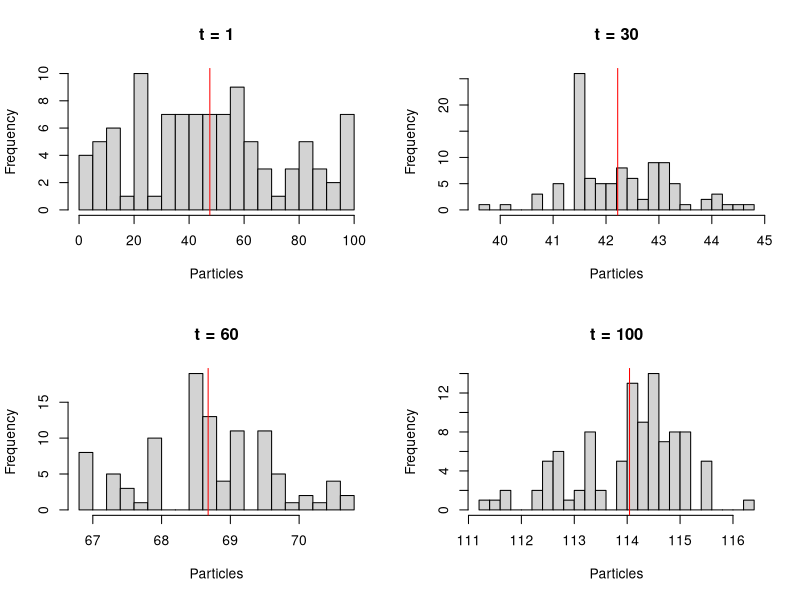
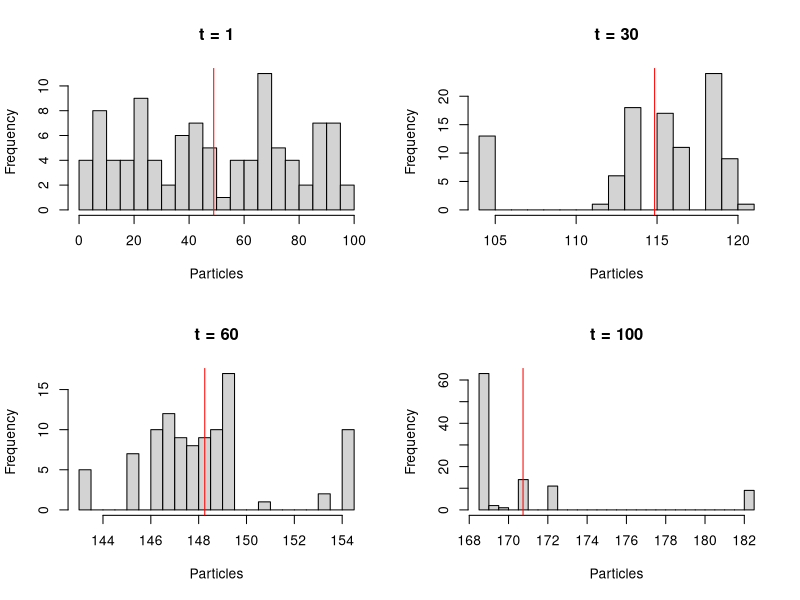
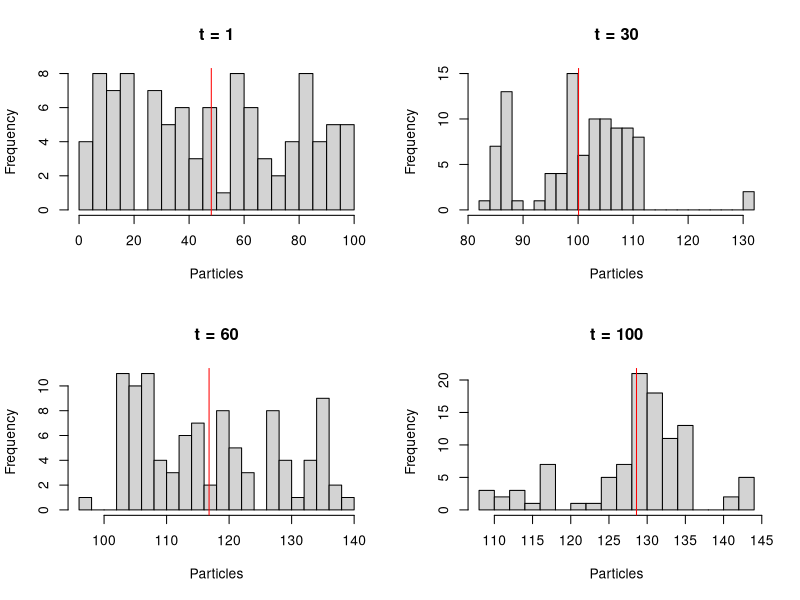
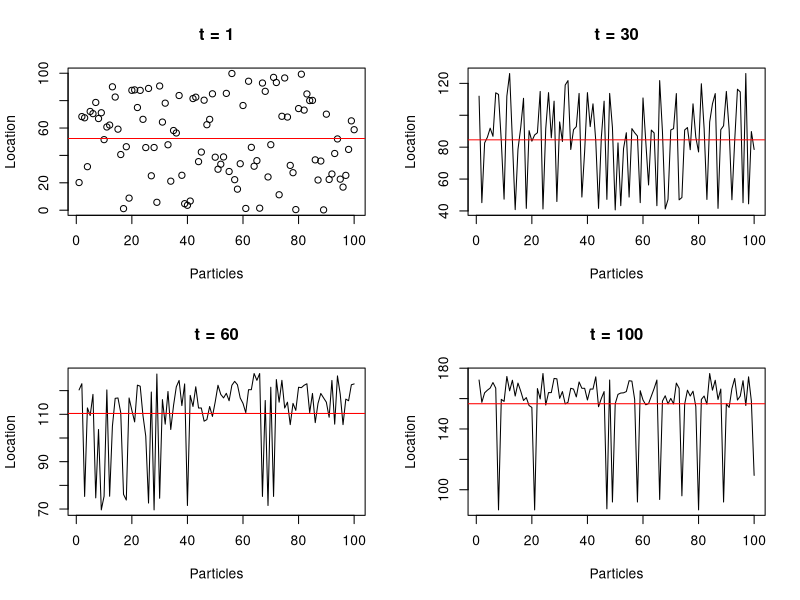

The R source for these figures, in order:
##################################
###########   Lab 3   ############
##################################

#################### Functions ####################
emission_model <- function(z_t, sd) {
  model <- sample(1:3, 1, replace = TRUE)
  
  if (model == 1)  {
    return (rnorm(n = 1, mean = z_t, sd = sd))
  } else if (model == 2) {
    return (rnorm(n = 1, mean = z_t - 1, sd = sd))
  } else if (model == 3) {
    return (rnorm(n = 1, mean = z_t + 1, sd = sd))
  }
}

transition_model <- function(z_t_1) {
  model <- sample(0:2, 1, replace = TRUE)
  return (rnorm(n = 1, mean = z_t_1 + model, sd = 1))
}

emission_density <- function(x_t, z_t, sd) {
  model1 <- dnorm(x = x_t, mean = z_t, sd = sd)
  model2 <- dnorm(x = x_t, mean = z_t - 1, sd = sd)
  model3 <- dnorm(x = x_t, mean = z_t + 1, sd = sd)
  return ((1/3)*(model1 + model2 + model3))
}

generate_data <- function(T, sd) {
  X_true <- rep(0, T) # Observations
  Z_true <- rep(0, T) # Hiddem states
  
  for (t in 1:T) {
    
    # Generate true hidden states
    if (t == 1) {
      Z_true[t] <- runif(n = 1, min = 0, max = 100) # z_1
    } else {
      Z_true[t] <- transition_model(Z_true[t-1])  
    }
    
    # Generate true observations
    X_true[t] <- emission_model(Z_true[t], sd)
  }
  return (list("Z_true" = Z_true, "X_true" = X_true))
}

#################### Task 1 ####################
## Generate true hidden states and observations
T <- 100 # Number of time steps
sd <- 1
data <- generate_data(T, sd)

## Particle filter algorithm
N <- 100 # Number of particles
Z_particles <- matrix(0, nrow = T, ncol = N) # Matrix with particles during each time step
Z_particles[1, ] <- as.matrix(t(runif(n = N, min = 0, max = 100)))# Initial particles (hypothesis of robot states)
Z_particles_temp <- rep(0, N) # Array that will be filled with new hypothesis
weights <- rep(0, N)

# For each time step
for (t in 1:(T-1)) {
  
  # Generate N particles (hypothesis of hidden state)
  # via transition model p(z_t | z_t-1)
  # Given that we are here (z_t-1), this is the probabilities of
  # where we will be in the next time step
  # 
  # We use a mixed transition model:
  # p(z_t|z_t-1) = 1/3(N(z_t|µ=z_t, σ=1) + N(z_t|µ=z_t + 1, σ=1) + N(z_t|µ=z_t+2, σ=1))
  # Uniform to draw which distribution we're going to draw from
  for (n in 1:N) {

    # Generate new particle (state hypothesis) from old one. p(z_t | z_t_1)
    Z_particles_temp[n] <- transition_model(as.vector(Z_particles[t,n]))
    
    # Generate weight for the new hypothesis.
    # How likely is the observation in this time step, 
    # given the new hypothesis state (robot position)
    weights[n] <- emission_density(data$X_true[t], Z_particles_temp[n], 1)
  }
  
  # Sample 100 particles (hypothesis), with respect to their
  # weight (relative "probability" among the particles)
  Z_particles[t+1,] <- sample(x = Z_particles_temp,
                               size = 100,
                               prob = weights,
                               replace = TRUE)
}

# Plot settings
par(mfrow=c(2, 2))

# First time step
hist(Z_particles[1, ], xlab = 'Particles', main = 't = 1', breaks = 20)
abline(v = mean(Z_particles[1, ]), col = 'red')
print(Z_particles[1, ]) # Particles
print(data$Z_true[1]) # True location

# 30 th time step
hist(Z_particles[30, ], xlab = 'Particles', main = 't = 30', breaks = 20)
abline(v = mean(Z_particles[30, ]), col = 'red')
print(Z_particles[30, ]) # Particles
print(data$Z_true[30]) # True location

# 60th time step
hist(Z_particles[60, ], xlab = 'Particles', main = 't = 60', breaks = 20)
abline(v = mean(Z_particles[60, ]), col = 'red')
print(Z_particles[60, ]) # Particles
print(data$Z_true[60]) # True location

# Last time step
hist(Z_particles[100, ], xlab = 'Particles', main = 't = 100', breaks = 20)
abline(v = mean(Z_particles[100, ]), col = 'red')
print(Z_particles[100, ]) # Particles
print(data$Z_true[100]) # True location

#################### Task 2 ####################
## Generate true hidden states and observations
T <- 100 # Number of time steps
sigmas <- c(5, 50)
data_5 <- generate_data(T, sigmas[1])
data_50 <- generate_data(T, sigmas[2])

## Particle filter algorithm
N <- 100 # No of time steps
Z_5_particles <- matrix(0, nrow = T, ncol = N)
Z_5_particles[1, ]<- runif(n = N, min = 0, max = 100) # Initial particles (hypothesis of robot states)
Z_5_particles_temp <- rep(0, N) # Array that will be filled with new hypothesis

Z_50_particles <- matrix(0, nrow = T, ncol = N)
Z_50_particles[1, ] <- runif(n = N, min = 0, max = 100)
Z_50_particles_temp <- rep(0, N)

weights_5 <- rep(0, N)
weights_50 <- rep(0, N)

# For each time step
for (t in 1:(T-1)) {
  
  # Generate N particles (hypothesis of hidden state)
  # via transition model p(z_t | z_t-1)
  # Given that we are here (z_t-1), this is the probabilities of
  # where we will be in the next time step
  # 
  # We use a mixed transition model:
  # p(z_t|z_t-1) = 1/3(N(z_t|µ=z_t, σ=1) + N(z_t|µ=z_t + 1, σ=1) + N(z_t|µ=z_t+2, σ=1))
  # Uniform to draw which distribution we're going to draw from
  for (n in 1:N) {
    
    # Generate new particle (state hypothesis) from old one. p(z_t | z_t_1)
    Z_5_particles_temp[n] <- transition_model(as.vector(Z_5_particles[t, n]))
    Z_50_particles_temp[n] <- transition_model(as.vector(Z_50_particles[t, n]))
    
    # Generate weight for the new hypothesis.
    # How likely is the observation in this time step, 
    # given the new hypothesis state (robot position)
    weights_5[n] <- emission_density(data_5$X_true[n], Z_5_particles_temp[n], sigmas[1])
    weights_50[n] <- emission_density(data_50$X_true[n], Z_50_particles_temp[n], sigmas[2])
  }
  
  # Sample 100 particles (hypothesis), with respect to their
  # weight (relative "probability" among the particles)
  Z_5_particles[t+1, ] <- sample(x = Z_5_particles_temp,
                            size = 100,
                            prob = weights_5,
                            replace = TRUE)
  
  Z_50_particles[t+1, ] <- sample(x = Z_50_particles_temp,
                            size = 100,
                            prob = weights_50,
                            replace = TRUE)
}

## Sigma = 5

# Plot setup
par(mfrow=c(2, 2))

# First time step
hist(Z_5_particles[1, ], xlab = 'Particles', main = 't = 1', breaks = 20)
abline(v = mean(Z_5_particles[1, ]), col = 'red')
print(Z_5_particles[1, ]) # Particles
print(data_5$Z_true[1]) # True location

# 30 th time step
hist(Z_5_particles[30, ], xlab = 'Particles', main = 't = 30', breaks = 20)
abline(v = mean(Z_5_particles[30, ]), col = 'red')
print(Z_5_particles[30, ]) # Particles
print(data_5$Z_true[30]) # True location

# 60th time step
hist(Z_5_particles[60, ], xlab = 'Particles', main = 't = 60', breaks = 20)
abline(v = mean(Z_5_particles[60, ]), col = 'red')
print(Z_5_particles[60, ]) # Particles
print(data_5$Z_true[60]) # True location

# Last time step
hist(Z_5_particles[100, ], xlab = 'Particles', main = 't = 100', breaks = 20)
abline(v = mean(Z_5_particles[100, ]), col = 'red')
print(Z_5_particles[100, ]) # Particles
print(data_5$Z_true[100 ]) # True location

## Sigma = 50

# Plot setup
par(mfrow=c(2, 2))

# First time step
hist(Z_50_particles[1, ], xlab = 'Particles', main = 't = 1', breaks = 20)
abline(v = mean(Z_50_particles[1, ]), col = 'red')
print(Z_50_particles[1, ]) # Particles
print(data_50$Z_true[1]) # True location

# 30 th time step
hist(Z_50_particles[30, ], xlab = 'Particles', main = 't = 30', breaks = 20)
abline(v = mean(Z_50_particles[30, ]), col = 'red')
print(Z_50_particles[30, ]) # Particles
print(data_50$Z_true[30]) # True location

# 60th time step
hist(Z_50_particles[60, ], xlab = 'Particles', main = 't = 60', breaks = 20)
abline(v = mean(Z_50_particles[60, ]), col = 'red')
print(Z_50_particles[60, ]) # Particles
print(data_50$Z_true[60]) # True location

# Last time step
hist(Z_50_particles[100, ], xlab = 'Particles', main = 't = 100', breaks = 20)
abline(v = mean(Z_50_particles[100, ]), col = 'red')
print(Z_50_particles[100, ]) # Particles
print(data_50$Z_true[100 ]) # True location

#################### Task 3 ####################
## Generate true hidden states and observations
T <- 100 # Number of time steps
sd <- 1
data <- generate_data(T, sd)

## Particle filter algorithm
N <- 100 # Number of particles
Z_particles <- matrix(0, nrow = T, ncol = N)
Z_particles[1, ] <- runif(n = N, min = 0, max = 100) # Initial particles (hypothesis of robot states)
Z_particles_temp <- rep(0, N) # Array that will be filled with new hypothesis
weights <- rep(1, N)

# For each time step
for (t in 1:(T-1)) {
  
  # Generate N particles (hypothesis of hidden state)
  # via transition model p(z_t | z_t-1)
  # Given that we are here (z_t-1), this is the probabilities of
  # where we will be in the next time step
  # 
  # We use a mixed transition model:
  # p(z_t|z_t-1) = 1/3(N(z_t|µ=z_t, σ=1) + N(z_t|µ=z_t + 1, σ=1) + N(z_t|µ=z_t+2, σ=1))
  # Uniform to draw which distribution we're going to draw from
  for (n in 1:N) {
    
    # Generate new particle (state hypothesis) from old one. p(z_t | z_t_1)
    Z_particles_temp[n] <- transition_model(as.vector(Z_particles[t, n]))
  }
  
  # Sample 100 particles (hypothesis), with respect to their
  # weight (relative "probability" among the particles)
  Z_particles[t+1, ] <- sample(x = Z_particles_temp,
                              size = 100,
                              prob = weights,
                              replace = TRUE)
}

# Plot setup
par(mfrow=c(2, 2))

# First time step
plot(Z_particles[1, ], ylab = 'Location', xlab = 'Particles', main = 't = 1')
abline(h = mean(Z_particles[1, ]), col = 'red')
print(Z_particles[1, ]) # Particles
print(data$Z_true[1]) # True location

# 30 th time step
plot(Z_particles[30, ], type='l', ylab = 'Location', xlab = 'Particles', main = 't = 30')
abline(h = mean(Z_particles[30, ]), col = 'red')
print(Z_particles[30, ]) # Particles
print(data$Z_true[30]) # True location

# 60th time step
plot(Z_particles[60, ], type='l', ylab = 'Location', xlab = 'Particles', main = 't = 60')
abline(h = mean(Z_particles[60, ]), col = 'red')
print(Z_particles[60, ]) # Particles
print(data$Z_true[60]) # True location

# Last time step
plot(Z_particles[100, ], type='l', ylab = 'Location', xlab = 'Particles', main = 't = 100')
abline(h = mean(Z_particles[100, ]), col = 'red')
print(Z_particles[100, ]) # Particles
print(data$Z_true[100 ]) # True location
